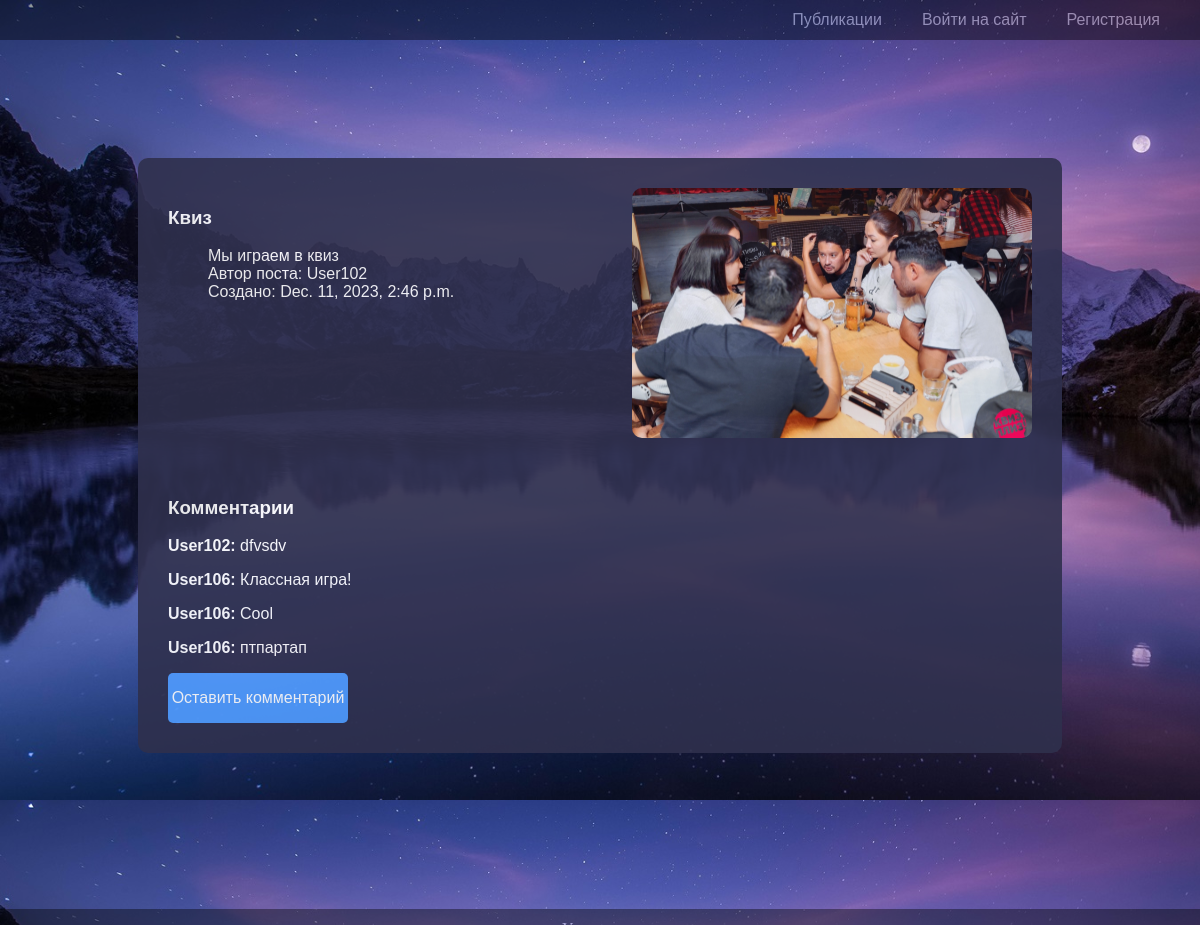
The page /post_about/2/ on the database its author committed.
### app/models.py (models this page shows, shortened)
class Post(models.Model):
    title = models.CharField(max_length=112, verbose_name="Заголовок")
    content = models.TextField(verbose_name="Текст")
    image = models.ImageField(verbose_name="Фото", upload_to='images', blank=True)
    created_at = models.DateTimeField(auto_now_add=True, verbose_name="Дата")
    author = models.ForeignKey(User, on_delete=models.CASCADE, verbose_name="Автор")

class Comment(models.Model):
    content = models.TextField(verbose_name="Текст")
    post = models.ForeignKey(Post, on_delete=models.CASCADE, verbose_name="Публикация", null=True, blank=True, related_name='one')
    author = models.ForeignKey(User, on_delete=models.CASCADE, verbose_name="Автор")

### app/views.py (the view)
# urls.py: path('post_about/<int:pk>/', DetailPostView.as_view(), name='post_about'),
class DetailPostView(DetailView):
    model = Post
    template_name = 'post_about.html'
    context_object_name = 'post'
    def get_context_data(self, **kwargs: Any):
        data = super().get_context_data(**kwargs)
        data['one'] = Comment.objects.filter(post_id=data['post'].id)
        return data

### app/templates/post_about.html (shortened to what this page needs)
{% extends 'base.html' %}
{% block content %}
    <div class="main_platform">
        <div class="main_block">
            <div class="post_about_block">
                <div>
                    <h3>{{ post.title }}</h3>
                    <ul>
                        <li>{{ post.content }}</li>
                        <li>Автор поста: {{ post.author }}</li>
                        <li>Создано: {{ post.created_at }}</li>
                    </ul>
                </div>
                <div>
                    <img class="post_about_images" src="{{ post.image.url }}" alt="post_image">
                </div>
            </div>
            <br>
            <br>
            <div>
                <h3>Комментарии</h3>
                {% for i in one %}
                <p><b>{{ i.author }}: </b>{{ i.content }} {% if request.user == i.author %} <a style="color: coral; font-size: small;" class="post_link" href={% url 'comment_about' i.pk %}>Редактировать</a>{% endif %}</p>
                {% endfor %}
            </div>
            <div class="create_comment_block">
                <a class="create_button" href={% url 'comment_create' %}?post={{post.id}}>Оставить комментарий</a>
            </div>
        </div>
    </div>
{% endblock %}

### static/css/style.css (style rules this page uses)
body { background-color: rgb(46, 46, 95); margin: 0px; padding: 0px; }
.main_platform { display: flex; flex-direction: row; justify-content: center; }
.main_block { background-color: rgb(47, 48, 77); margin: 100px; width: 72%; border-radius: 10px; padding: 30px; font-family: Arial; opacity: 90%; color: white; }
.create_button { display: flex; flex-direction: row; justify-content: center; align-items: center; width: 180px; height: 50px; border-radius: 5px; background-color: rgb(80, 156, 255); color: white; text-decoration: none; }
li { list-style-type: none; }
.create_comment_block { display: flex; flex-direction: row; justify-content: left; }
.post_about_block { display: flex; flex-direction: row; justify-content: space-between; }
.post_about_images { width: 400px; height: 250px; border-radius: 10px; background-position: center; background-repeat: no-repeat; background-size: cover; object-fit: cover; }

### rows shown on the page
Post: title "Квиз", content "Мы играем в квиз", author "User102", created_at "Dec. 11, 2023, 2:46 p.m.", image (picture)
Comment: author "User102", content "dfvsdv"
Comment: author "User106", content "Классная игра!"
Comment: author "User106", content "Cool"
Comment: author "User106", content "птпартап"
